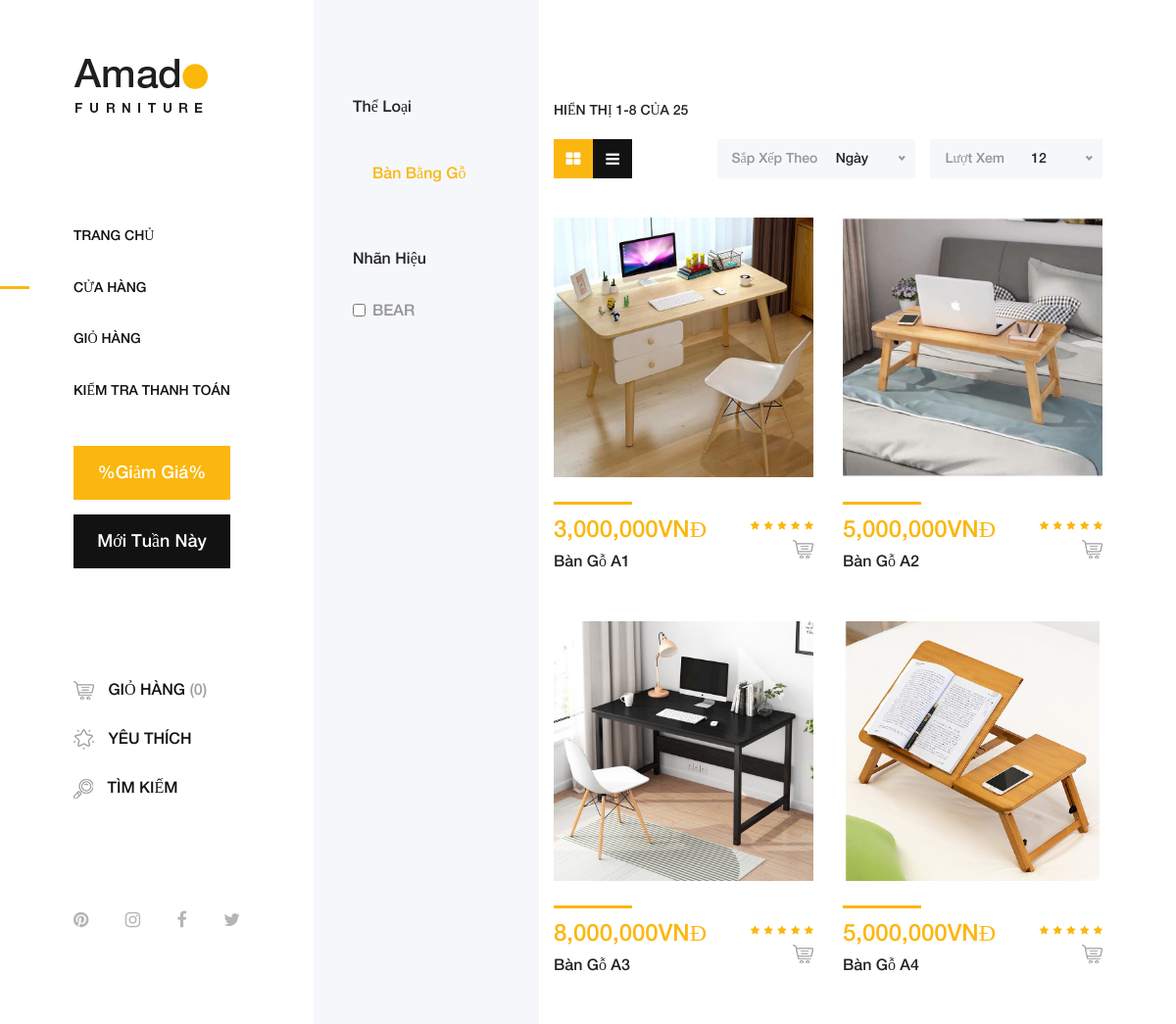
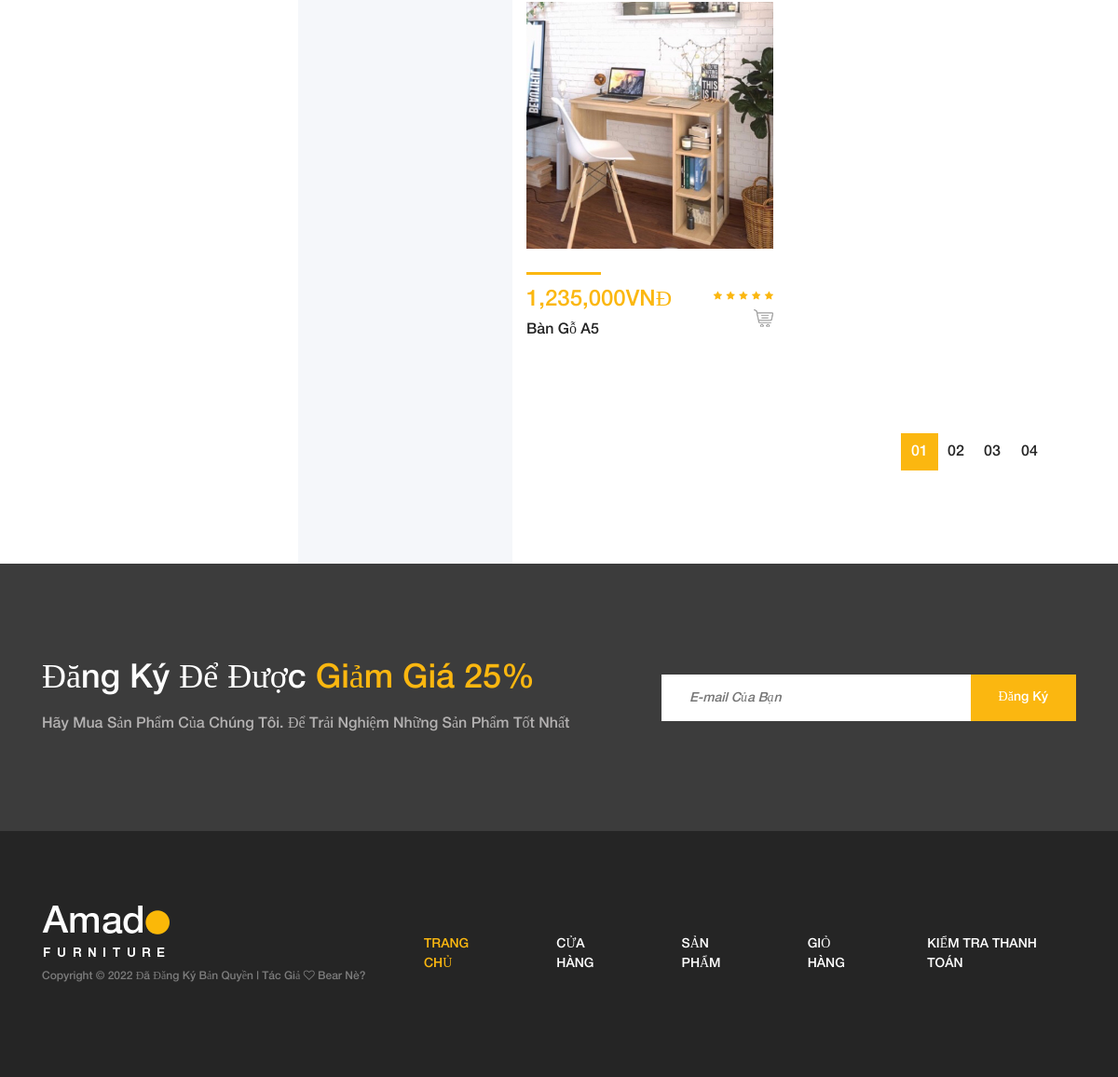
The app's page /shop/shop.php with its own data (2 pictures, top to bottom).
### tables this page shows
CREATE TABLE `categories` (
  `id` int(11) NOT NULL,
  `name` varchar(255) NOT NULL
);

CREATE TABLE `products` (
  `id` int(11) NOT NULL,
  `products_name` varchar(255) NOT NULL,
  `price` varchar(255) NOT NULL,
  `amount` varchar(255) NOT NULL,
  `category_id` int(11) NOT NULL,
  `image` varchar(255) NOT NULL,
  `description` text NOT NULL
);

### shop/shop.php (the view, shortened to what this page needs)
<?php
global $conn;
$sql = "SELECT * FROM `categories`";
$stmt = $conn->query($sql);
$stmt->setFetchMode(PDO::FETCH_OBJ);
$categories = $stmt->fetchAll();
$sql = "SELECT * FROM `products`";
$stmt = $conn->query($sql);
$stmt->setFetchMode(PDO::FETCH_OBJ);
$products = $stmt->fetchAll();
?>
<!DOCTYPE html>
<html lang="en">
<head>
    <link rel="stylesheet" href="../shop/public/css/core-style.css">
    <link rel="stylesheet" href="../shop/public/style.css">
</head>
<body>
    <div class="main-content-wrapper d-flex clearfix">
        <header class="header-area clearfix">
            <div class="logo">
                <a href="index.php"><img src="../shop/public/img/core-img/logo.png" alt=""></a>
            </div>
            <nav class="amado-nav">
                <ul>
                    <li><a href="index.php">Trang Chủ</a></li>
                    <li class="active"><a href="shop.php">Cửa Hàng</a></li>
                    <li><a href="cart.php">Giỏ Hàng</a></li>
                    <li><a href="checkout.php">Kiểm Tra Thanh Toán</a></li>
                </ul>
            </nav>
            <div class="amado-btn-group mt-30 mb-100">
                <a href="#" class="btn amado-btn mb-15">%Giảm Giá%</a>
                <a href="#" class="btn amado-btn active">Mới Tuần Này</a>
            </div>
            <div class="cart-fav-search mb-100">
                <a href="cart.php" class="cart-nav"><img src="../shop/public/img/core-img/cart.png" alt=""> Giỏ Hàng <span>(0)</span></a>
                <a href="#" class="fav-nav"><img src="../shop/public/img/core-img/favorites.png" alt=""> Yêu Thích </a>
                <a href="#" class="search-nav"><img src="../shop/public/img/core-img/search.png" alt=""> Tìm Kiếm </a>
            </div>
            <div class="social-info d-flex justify-content-between">
                <a href="#"><i class="fa fa-pinterest" aria-hidden="true"></i></a>
                <a href="#"><i class="fa fa-instagram" aria-hidden="true"></i></a>
                <a href="#"><i class="fa fa-facebook" aria-hidden="true"></i></a>
                <a href="#"><i class="fa fa-twitter" aria-hidden="true"></i></a>
            </div>
        </header>
        <div class="shop_sidebar_area">
            <div class="widget catagory mb-50">
                <h6 class="widget-title mb-30">Thể Loại</h6>
                <div class="catagories-menu">
                    <ul>
                        <?php foreach ($categories as $categorie) : ?>
                            <li class="active"><a href="#"><?php echo  $categorie->name; ?></a></li>
                        <?php endforeach; ?>
                    </ul>
                </div>
            </div>
            <div class="widget brands mb-50">
                <h6 class="widget-title mb-30">Nhãn Hiệu</h6>
                <div class="widget-desc">
                    <div class="form-check">
                        <input class="form-check-input" type="checkbox" value="" id="amado">
                        <label class="form-check-label" for="amado">BEAR</label>
                    </div>
                </div>
            </div>
        </div>
        <div class="amado_product_area section-padding-100">
            <div class="container-fluid">
                <div class="row">
                    <div class="col-12">
                        <div class="product-topbar d-xl-flex align-items-end justify-content-between">
                            <div class="total-products">
                                <p>Hiển Thị 1-8 Của 25</p>
                                <div class="view d-flex">
                                    <a href="#"><i class="fa fa-th-large" aria-hidden="true"></i></a>
                                    <a href="#"><i class="fa fa-bars" aria-hidden="true"></i></a>
                                </div>
                            </div>
                            <div class="product-sorting d-flex">
                                <div class="sort-by-date d-flex align-items-center mr-15">
                                    <p>Sắp Xếp Theo</p>
                                    <form action="#" method="get">
                                    </form>
                                </div>
                                <div class="view-product d-flex align-items-center">
                                    <p>Lượt Xem</p>
                                    <form action="#" method="get">
                                    </form>
                                </div>
                            </div>
                        </div>
                    </div>
                </div>
                <div class="row">
                    <?php foreach ($products as $product) : ?>
                        <div class="col-12 col-sm-6 col-md-12 col-xl-6">
                            <div class="single-product-wrapper">
                                <div class="product-img">
                                    <a href="detail.php?id=<?php echo $product->id; ?>">
                                    <img src="../shop/public/img/product-img/<?php echo $product->image; ?>" alt="">
                                    </a>
                                </div>
                                <div class="product-description d-flex align-items-center justify-content-between">
                                    <div class="product-meta-data">
                                        <div class="line"></div>
                                        <p class="product-price"><?php echo number_format($product->price); ?>VNĐ</p>
                                        <a href="detail.php?id=<?php echo $product->id; ?>">
                                            <h6><?php echo $product->products_name; ?></h6>
                                        </a>
                                    </div>
                                    <div class="ratings-cart text-right">
                                        <div class="ratings">
                                            <i class="fa fa-star" aria-hidden="true"></i>
                                            <i class="fa fa-star" aria-hidden="true"></i>
                                            <i class="fa fa-star" aria-hidden="true"></i>
                                            <i class="fa fa-star" aria-hidden="true"></i>
                                            <i class="fa fa-star" aria-hidden="true"></i>
                                        </div>
                                        <div class="cart">
                                            <a href="detail.php?id=<?php echo $product->id; ?>" data-toggle="tooltip" data-placement="left" title="Thêm Vào Giỏ Hàng"><img src="../shop/public/img/core-img/cart.png" alt=""></a>
                                        </div>
                                    </div>
                                </div>
                            </div>
                        </div>
                    <?php endforeach; ?>
                </div>
                <div class="row">
                    <div class="col-12">
                        <nav aria-label="navigation">
                            <ul class="pagination justify-content-end mt-50">
                                <li class="page-item active"><a class="page-link" href="#">01</a></li>
                                <li class="page-item"><a class="page-link" href="#">02</a></li>
                                <li class="page-item"><a class="page-link" href="#">03</a></li>
                                <li class="page-item"><a class="page-link" href="#">04</a></li>
                            </ul>
                        </nav>
                    </div>
                </div>
            </div>
        </div>
    </div>
    <section class="newsletter-area section-padding-100-0">
        <div class="container">
            <div class="row align-items-center">
                <div class="col-12 col-lg-6 col-xl-7">
                    <div class="newsletter-text mb-100">
                        <h2>Đăng Ký Để Được <span>Giảm Giá 25%</span></h2>
                        <p>Hãy Mua Sản Phẩm Của Chúng Tôi. Để Trải Nghiệm Những Sản Phẩm Tốt Nhất</p>
                    </div>
                </div>
                <div class="col-12 col-lg-6 col-xl-5">
                    <div class="newsletter-form mb-100">
                        <form action="#" method="post">
                            <input type="email" name="email" class="nl-email" placeholder="E-mail Của Bạn">
                            <input type="submit" value="Đăng Ký">
                        </form>
                    </div>
                </div>
            </div>
        </div>
    </section>
    <footer class="footer_area clearfix">
        <div class="container">
            <div class="row align-items-center">
                <div class="col-12 col-lg-4">
                    <div class="single_widget_area">
                        <div class="footer-logo mr-50">
                            <a href="index.php"><img src="img/core-img/logo2.png" alt=""></a>
                        </div>
                        <p class="copywrite">
                            Copyright &copy;
                             Đã Đăng Ký Bản Quyền | Tác Giả <i class="fa fa-heart-o" aria-hidden="true"></i> Bear Nè?
                        </p>
                    </div>
                </div>
                <div class="col-12 col-lg-8">
                    <div class="single_widget_area">
                        <div class="footer_menu">
                            <nav class="navbar navbar-expand-lg justify-content-end">
                                <div class="collapse navbar-collapse" id="footerNavContent">
                                    <ul class="navbar-nav ml-auto">
                                        <li class="nav-item active">
                                            <a class="nav-link" href="index.php">Trang Chủ</a>
                                        </li>
                                        <li class="nav-item">
                                            <a class="nav-link" href="shop.php">Cửa Hàng</a>
                                        </li>
                                        <li class="nav-item">
                                            <a class="nav-link" href="detail.php">Sản Phẩm</a>
                                        </li>
                                        <li class="nav-item">
                                            <a class="nav-link" href="cart.php">Giỏ Hàng</a>
                                        </li>
                                        <li class="nav-item">
                                            <a class="nav-link" href="checkout.php">Kiểm Tra Thanh Toán</a>
                                        </li>
                                    </ul>
                                </div>
                            </nav>
                        </div>
                    </div>
                </div>
            </div>
        </div>
    </footer>
</body>
</html>

### records on screen
categories: name "Bàn Bằng Gỗ"
products: image (picture), price "3,000,000", products_name "Bàn Gỗ A1"
products: image (picture), price "5,000,000", products_name "Bàn Gỗ A2"
products: image (picture), price "8,000,000", products_name "Bàn Gỗ A3"
products: image (picture), price "5,000,000", products_name "Bàn Gỗ A4"
products: image (picture), price "1,235,000", products_name "Bàn Gỗ A5"
